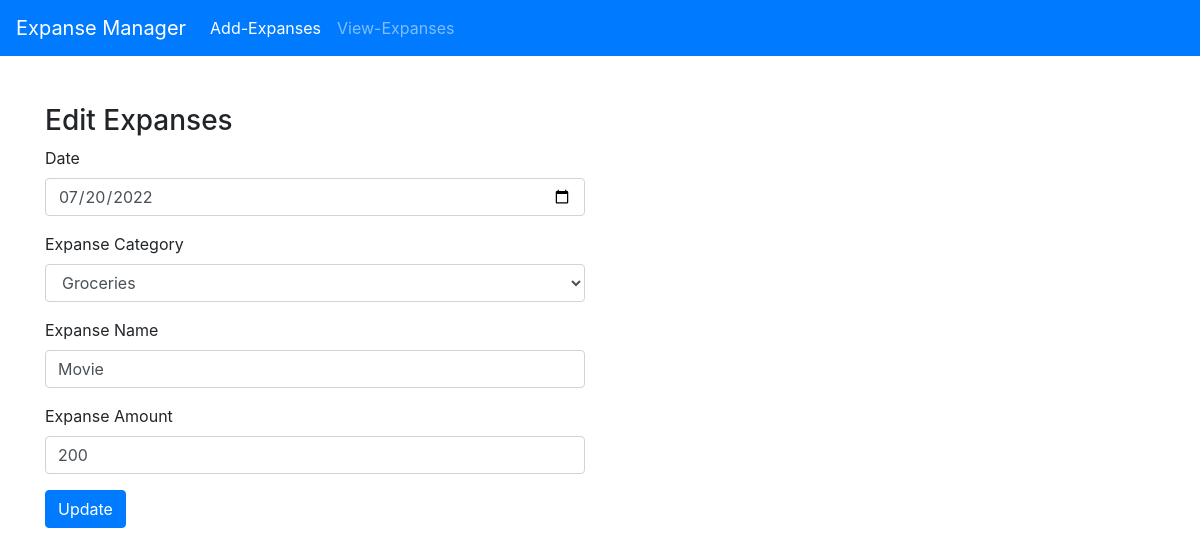
The page /update_expense/3 on the database its author committed.
### app.py (models this page shows)
class Expense(db.Model):
    id = db.Column(db.Integer, primary_key=True)
    date = db.Column(db.String(50), nullable=False)
    expansename = db.Column(db.String(50), nullable=False)
    amount = db.Column(db.Integer, nullable=False)
    category = db.Column(db.String(50), nullable=False)

### app.py (the view)
@app.route('/update_expense/<int:id>')
def update_expense(id):
    expense = Expense.query.filter_by(id=id).first()
    return render_template("update_expense.html", expense=expense)

### templates/update_expense.html (shortened to what this page needs)
{% extends 'base.html' %}
{% block body %}
<div class="container">
    <div class="row">
        <div class="col-md-6">
            <h3 class="mt-5"> Edit Expanses </h3>
            <form action="/edit" method="POST">
                <div class="form-group">
                    <label for="">Date</label>
                    <input class="form-control" value="{{expense.date}}" type="date" name="date" id="date">
                </div>
                <div class="form-group">
                    <label for="">Expanse Category</label>
                    <select class="form-control" name="category" id="category">
                        <option value="groceries" selected>Groceries</option>
                    </select>
                </div>
                <div class="form-group">
                    <label for="">Expanse Name</label>
                    <input class="form-control" value="{{expense.expansename}}" type="text" name="expensename" id="expensename">
                </div>
                <div class="form-group">
                    <label for="">Expanse Amount</label>
                    <input class="form-control" value="{{expense.amount}}" type="text" name="amount" id="amount">
                </div>
                <input class="btn btn-primary" type="submit" value="Update" id="">
            </form>
        </div>
    </div>
</div>
{% endblock %}

### rows shown on the page
Expense: date "07/20/2022", expensename "Movie", amount "200"
